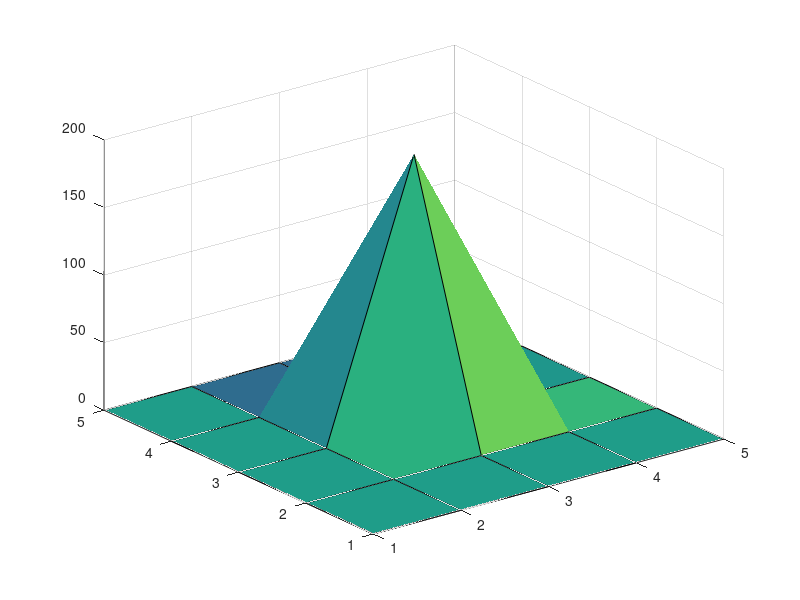

This chart was generated by the following MATLAB code:
clear; close;
%generate Gauss filter 
std = 0.187;
size = [5 5];
[x,y] = meshgrid(-(size(2)-1)/2:(size(2)-1)/2, -(size(1)-1)/2:(size(1)-1)/2);
h = 2*pi*std*std*exp(-2*pi*pi*std*std*(x.*x + y.*y));
h2 = exp(-(x.*x + y.*y)/(2*std*std));

h = 256*h/sum(sum(h)); %for 5x5 Gauss filter
h1 = sum(sum(h));
h2 = 200*h2/sum(sum(h2));
%imshow(h1, [0 255]);
surfl(h2);
%imshow(h2, [0 255]);
%colormap(copper);
